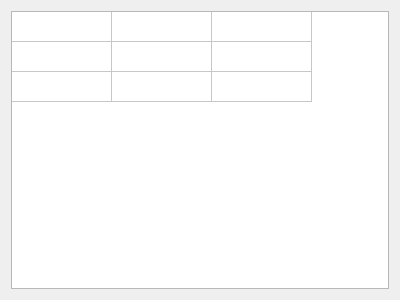
<?xml version="1.0" encoding="UTF-8"?>
<ui version="4.0">
 <class>GameField</class>
 <widget class="QWidget" name="GameField">
  <property name="geometry">
   <rect>
    <x>0</x>
    <y>0</y>
    <width>400</width>
    <height>300</height>
   </rect>
  </property>
  <property name="windowTitle">
   <string>Form</string>
  </property>
  <layout class="QHBoxLayout" name="horizontalLayout">
   <item>
    <widget class="QTableWidget" name="tableWidget">
     <property name="dragEnabled">
      <bool>true</bool>
     </property>
     <property name="rowCount">
      <number>3</number>
     </property>
     <property name="columnCount">
      <number>3</number>
     </property>
     <attribute name="horizontalHeaderVisible">
      <bool>false</bool>
     </attribute>
     <attribute name="verticalHeaderVisible">
      <bool>false</bool>
     </attribute>
     <row/>
     <row/>
     <row/>
     <column/>
     <column/>
     <column/>
    </widget>
   </item>
  </layout>
 </widget>
 <resources/>
 <connections/>
</ui>
